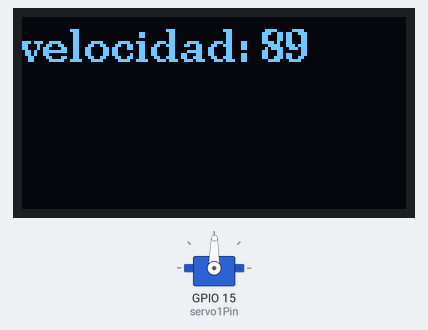
Simulated run of this program. Board: ESP32. Parts: 128×64 one-colour display, servo.

Above: at 0.1 s.
At 9.2 s:
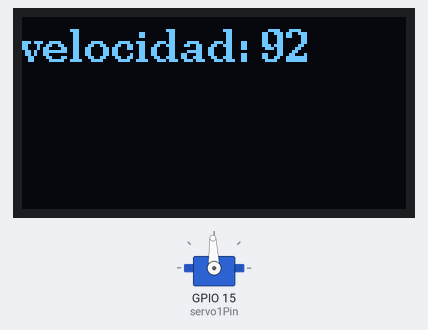
At 18.3 s:
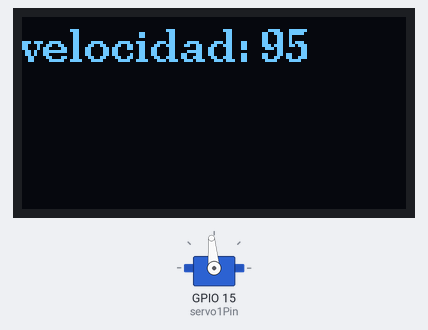
At 36.4 s:
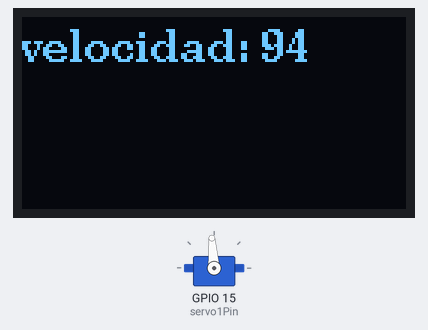
Timing chart, 0 to 40.0 s (numbered marks = the images above):
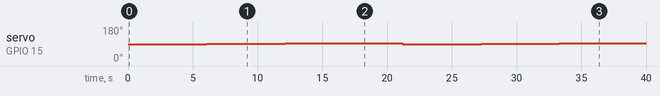

The program:

main.cpp
```cpp
#include <ESP32Servo.h>
#include <Arduino.h>
#include <U8g2lib.h>

U8G2_SSD1306_128X64_NONAME_1_HW_I2C u8g2(U8G2_R0, /* reset=*/ U8X8_PIN_NONE, /* clock=*/ 21, /* data=*/ 22);   // ESP32 Thing, HW I2C with pin remapping

Servo servo1;
int servo1Pin = 15;
int minUs = 500;
int maxUs = 2400;
int vel = 89;
ESP32PWM pwm;

void setup() {
  u8g2.begin();
	servo1.setPeriodHertz(50);
  servo1.attach(servo1Pin, minUs, maxUs);
}

void loop() {
	servo1.write(vel);
  u8g2.firstPage();
  do {
    u8g2.setFont(u8g2_font_ncenB10_tr);
    //u8g2.drawStr(0,24,"Hello World!");
    u8g2.setCursor(0, 15);
    u8g2.print("velocidad: ");
    u8g2.setCursor(80, 15);
    u8g2.print(vel);
  } while ( u8g2.nextPage() );
  vel = vel+1;
  if (vel>=96){
    vel=89;
  }
  delay(3000);
}
```

Measured:
- by itself, servo on GPIO 15 (servo1Pin): 89° → 90° at 3.1 s, → 91° 3.0 s later, → 92° 3.0 s later, → 93° 3.0 s later, … (13 changes in this stretch)
- what the display in image 1 shows lasts 3.1 s, from 9.1 s to 12.2 s
